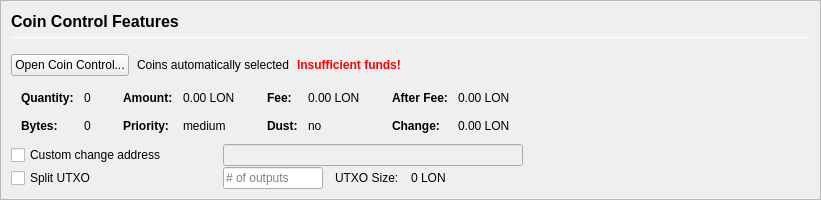
         <widget class="QFrame" name="frameCoinControl">
          <property name="sizePolicy">
           <sizepolicy hsizetype="Expanding" vsizetype="Expanding">
            <horstretch>0</horstretch>
            <verstretch>0</verstretch>
           </sizepolicy>
          </property>
          <property name="maximumSize">
           <size>
            <width>16777215</width>
            <height>16777215</height>
           </size>
          </property>
          <property name="frameShape">
           <enum>QFrame::StyledPanel</enum>
          </property>
          <property name="frameShadow">
           <enum>QFrame::Sunken</enum>
          </property>
          <layout class="QVBoxLayout" name="verticalLayoutCoinControl2">
           <property name="spacing">
            <number>0</number>
           </property>
           <property name="leftMargin">
            <number>0</number>
           </property>
           <property name="topMargin">
            <number>0</number>
           </property>
           <property name="rightMargin">
            <number>0</number>
           </property>
           <property name="bottomMargin">
            <number>0</number>
           </property>
           <item>
            <widget class="QFrame" name="frameCoinControl_BG">
             <layout class="QVBoxLayout" name="verticalLayoutCoinControl" stretch="0,0,0,0,0,0">
              <property name="spacing">
               <number>1</number>
              </property>
              <property name="leftMargin">
               <number>10</number>
              </property>
              <property name="topMargin">
               <number>10</number>
              </property>
              <item>
               <layout class="QHBoxLayout" name="horizontalLayoutCoinControl1">
                <property name="bottomMargin">
                 <number>15</number>
                </property>
                <item>
                 <layout class="QVBoxLayout" name="verticalLayout_3">
                  <property name="spacing">
                   <number>6</number>
                  </property>
                  <item>
                   <widget class="QLabel" name="labelCoinControlFeatures">
                    <property name="sizePolicy">
                     <sizepolicy hsizetype="Preferred" vsizetype="Maximum">
                      <horstretch>0</horstretch>
                      <verstretch>0</verstretch>
                     </sizepolicy>
                    </property>
                    <property name="minimumSize">
                     <size>
                      <width>0</width>
                      <height>20</height>
                     </size>
                    </property>
                    <property name="font">
                     <font>
                      <pointsize>12</pointsize>
                      <weight>75</weight>
                      <bold>true</bold>
                     </font>
                    </property>
                    <property name="styleSheet">
                     <string notr="true">font-weight:bold;</string>
                    </property>
                    <property name="text">
                     <string>Coin Control Features</string>
                    </property>
                   </widget>
                  </item>
                  <item>
                   <widget class="Line" name="line">
                    <property name="minimumSize">
                     <size>
                      <width>0</width>
                      <height>1</height>
                     </size>
                    </property>
                    <property name="maximumSize">
                     <size>
                      <width>16777215</width>
                      <height>1</height>
                     </size>
                    </property>
                    <property name="orientation">
                     <enum>Qt::Horizontal</enum>
                    </property>
                   </widget>
                  </item>
                 </layout>
                </item>
               </layout>
              </item>
              <item>
               <layout class="QHBoxLayout" name="horizontalLayoutCoinControl2" stretch="0,0,0,0">
                <property name="spacing">
                 <number>8</number>
                </property>
                <property name="bottomMargin">
                 <number>10</number>
                </property>
                <item>
                 <widget class="QPushButton" name="pushButtonCoinControl">
                  <property name="styleSheet">
                   <string notr="true"/>
                  </property>
                  <property name="text">
                   <string>Open Coin Control...</string>
                  </property>
                  <property name="autoDefault">
                   <bool>false</bool>
                  </property>
                 </widget>
                </item>
                <item>
                 <widget class="QLabel" name="labelCoinControlAutomaticallySelected">
                  <property name="text">
                   <string>Coins automatically selected</string>
                  </property>
                  <property name="margin">
                   <number>5</number>
                  </property>
                 </widget>
                </item>
                <item>
                 <widget class="QLabel" name="labelCoinControlInsuffFunds">
                  <property name="font">
                   <font>
                    <weight>75</weight>
                    <bold>true</bold>
                   </font>
                  </property>
                  <property name="styleSheet">
                   <string notr="true">color:red;font-weight:bold;</string>
                  </property>
                  <property name="text">
                   <string>Insufficient funds!</string>
                  </property>
                  <property name="margin">
                   <number>5</number>
                  </property>
                 </widget>
                </item>
                <item>
                 <spacer name="horizontalSpacerCoinControl">
                  <property name="orientation">
                   <enum>Qt::Horizontal</enum>
                  </property>
                  <property name="sizeHint" stdset="0">
                   <size>
                    <width>40</width>
                    <height>1</height>
                   </size>
                  </property>
                 </spacer>
                </item>
               </layout>
              </item>
              <item>
               <widget class="QWidget" name="widgetCoinControl" native="true">
                <property name="sizePolicy">
                 <sizepolicy hsizetype="Preferred" vsizetype="Preferred">
                  <horstretch>0</horstretch>
                  <verstretch>0</verstretch>
                 </sizepolicy>
                </property>
                <property name="minimumSize">
                 <size>
                  <width>0</width>
                  <height>0</height>
                 </size>
                </property>
                <property name="styleSheet">
                 <string notr="true"/>
                </property>
                <layout class="QHBoxLayout" name="horizontalLayoutCoinControl5">
                 <property name="leftMargin">
                  <number>0</number>
                 </property>
                 <property name="topMargin">
                  <number>0</number>
                 </property>
                 <property name="rightMargin">
                  <number>0</number>
                 </property>
                 <property name="bottomMargin">
                  <number>0</number>
                 </property>
                 <item>
                  <layout class="QHBoxLayout" name="horizontalLayoutCoinControl3" stretch="0,0,0,1">
                   <property name="spacing">
                    <number>20</number>
                   </property>
                   <property name="topMargin">
                    <number>0</number>
                   </property>
                   <property name="bottomMargin">
                    <number>10</number>
                   </property>
                   <item>
                    <layout class="QFormLayout" name="formLayoutCoinControl1">
                     <property name="horizontalSpacing">
                      <number>10</number>
                     </property>
                     <property name="verticalSpacing">
                      <number>14</number>
                     </property>
                     <property name="leftMargin">
                      <number>10</number>
                     </property>
                     <property name="topMargin">
                      <number>4</number>
                     </property>
                     <property name="rightMargin">
                      <number>6</number>
                     </property>
                     <item row="0" column="0">
                      <widget class="QLabel" name="labelCoinControlQuantityText">
                       <property name="font">
                        <font>
                         <weight>75</weight>
                         <bold>true</bold>
                        </font>
                       </property>
                       <property name="text">
                        <string>Quantity:</string>
                       </property>
                       <property name="margin">
                        <number>0</number>
                       </property>
                      </widget>
                     </item>
                     <item row="0" column="1">
                      <widget class="QLabel" name="labelCoinControlQuantity">
                       <property name="cursor">
                        <cursorShape>IBeamCursor</cursorShape>
                       </property>
                       <property name="contextMenuPolicy">
                        <enum>Qt::ActionsContextMenu</enum>
                       </property>
                       <property name="text">
                        <string notr="true">0</string>
                       </property>
                       <property name="margin">
                        <number>0</number>
                       </property>
                       <property name="textInteractionFlags">
                        <set>Qt::LinksAccessibleByMouse|Qt::TextSelectableByKeyboard|Qt::TextSelectableByMouse</set>
                       </property>
                      </widget>
                     </item>
                     <item row="1" column="0">
                      <widget class="QLabel" name="labelCoinControlBytesText">
                       <property name="font">
                        <font>
                         <weight>75</weight>
                         <bold>true</bold>
                        </font>
                       </property>
                       <property name="text">
                        <string>Bytes:</string>
                       </property>
                      </widget>
                     </item>
                     <item row="1" column="1">
                      <widget class="QLabel" name="labelCoinControlBytes">
                       <property name="cursor">
                        <cursorShape>IBeamCursor</cursorShape>
                       </property>
                       <property name="contextMenuPolicy">
                        <enum>Qt::ActionsContextMenu</enum>
                       </property>
                       <property name="text">
                        <string notr="true">0</string>
                       </property>
                       <property name="textInteractionFlags">
                        <set>Qt::LinksAccessibleByMouse|Qt::TextSelectableByKeyboard|Qt::TextSelectableByMouse</set>
                       </property>
                      </widget>
                     </item>
                    </layout>
                   </item>
                   <item>
                    <layout class="QFormLayout" name="formLayoutCoinControl2">
                     <property name="horizontalSpacing">
                      <number>10</number>
                     </property>
                     <property name="verticalSpacing">
                      <number>14</number>
                     </property>
                     <property name="leftMargin">
                      <number>6</number>
                     </property>
                     <property name="topMargin">
                      <number>4</number>
                     </property>
                     <property name="rightMargin">
                      <number>6</number>
                     </property>
                     <item row="0" column="0">
                      <widget class="QLabel" name="labelCoinControlAmountText">
                       <property name="font">
                        <font>
                         <weight>75</weight>
                         <bold>true</bold>
                        </font>
                       </property>
                       <property name="text">
                        <string>Amount:</string>
                       </property>
                       <property name="margin">
                        <number>0</number>
                       </property>
                      </widget>
                     </item>
                     <item row="0" column="1">
                      <widget class="QLabel" name="labelCoinControlAmount">
                       <property name="cursor">
                        <cursorShape>IBeamCursor</cursorShape>
                       </property>
                       <property name="contextMenuPolicy">
                        <enum>Qt::ActionsContextMenu</enum>
                       </property>
                       <property name="text">
                        <string notr="true">0.00 LON</string>
                       </property>
                       <property name="textInteractionFlags">
                        <set>Qt::LinksAccessibleByMouse|Qt::TextSelectableByKeyboard|Qt::TextSelectableByMouse</set>
                       </property>
                      </widget>
                     </item>
                     <item row="1" column="0">
                      <widget class="QLabel" name="labelCoinControlPriorityText">
                       <property name="font">
                        <font>
                         <weight>75</weight>
                         <bold>true</bold>
                        </font>
                       </property>
                       <property name="text">
                        <string>Priority:</string>
                       </property>
                      </widget>
                     </item>
                     <item row="1" column="1">
                      <widget class="QLabel" name="labelCoinControlPriority">
                       <property name="cursor">
                        <cursorShape>IBeamCursor</cursorShape>
                       </property>
                       <property name="contextMenuPolicy">
                        <enum>Qt::ActionsContextMenu</enum>
                       </property>
                       <property name="text">
                        <string>medium</string>
                       </property>
                       <property name="textInteractionFlags">
                        <set>Qt::LinksAccessibleByMouse|Qt::TextSelectableByKeyboard|Qt::TextSelectableByMouse</set>
                       </property>
                      </widget>
                     </item>
                    </layout>
                   </item>
                   <item>
                    <layout class="QFormLayout" name="formLayoutCoinControl3">
                     <property name="horizontalSpacing">
                      <number>10</number>
                     </property>
                     <property name="verticalSpacing">
                      <number>14</number>
                     </property>
                     <property name="leftMargin">
                      <number>6</number>
                     </property>
                     <property name="topMargin">
                      <number>4</number>
                     </property>
                     <property name="rightMargin">
                      <number>6</number>
                     </property>
                     <item row="0" column="0">
                      <widget class="QLabel" name="labelCoinControlFeeText">
                       <property name="font">
                        <font>
                         <weight>75</weight>
                         <bold>true</bold>
                        </font>
                       </property>
                       <property name="text">
                        <string>Fee:</string>
                       </property>
                       <property name="margin">
                        <number>0</number>
                       </property>
                      </widget>
                     </item>
                     <item row="0" column="1">
                      <widget class="QLabel" name="labelCoinControlFee">
                       <property name="cursor">
                        <cursorShape>IBeamCursor</cursorShape>
                       </property>
                       <property name="contextMenuPolicy">
                        <enum>Qt::ActionsContextMenu</enum>
                       </property>
                       <property name="text">
                        <string notr="true">0.00 LON</string>
                       </property>
                       <property name="textInteractionFlags">
                        <set>Qt::LinksAccessibleByMouse|Qt::TextSelectableByKeyboard|Qt::TextSelectableByMouse</set>
                       </property>
                      </widget>
                     </item>
                     <item row="1" column="0">
                      <widget class="QLabel" name="labelCoinControlLowOutputText">
                       <property name="font">
                        <font>
                         <weight>75</weight>
                         <bold>true</bold>
                        </font>
                       </property>
                       <property name="text">
                        <string>Dust:</string>
                       </property>
                      </widget>
                     </item>
                     <item row="1" column="1">
                      <widget class="QLabel" name="labelCoinControlLowOutput">
                       <property name="cursor">
                        <cursorShape>IBeamCursor</cursorShape>
                       </property>
                       <property name="contextMenuPolicy">
                        <enum>Qt::ActionsContextMenu</enum>
                       </property>
                       <property name="text">
                        <string>no</string>
                       </property>
                       <property name="textInteractionFlags">
                        <set>Qt::LinksAccessibleByMouse|Qt::TextSelectableByKeyboard|Qt::TextSelectableByMouse</set>
                       </property>
                      </widget>
                     </item>
                    </layout>
                   </item>
                   <item>
                    <layout class="QFormLayout" name="formLayoutCoinControl4">
                     <property name="horizontalSpacing">
                      <number>10</number>
                     </property>
                     <property name="verticalSpacing">
                      <number>14</number>
                     </property>
                     <property name="leftMargin">
                      <number>6</number>
                     </property>
                     <property name="topMargin">
                      <number>4</number>
                     </property>
                     <property name="rightMargin">
                      <number>6</number>
                     </property>
                     <item row="0" column="0">
                      <widget class="QLabel" name="labelCoinControlAfterFeeText">
                       <property name="font">
                        <font>
                         <weight>75</weight>
                         <bold>true</bold>
                        </font>
                       </property>
                       <property name="text">
                        <string>After Fee:</string>
                       </property>
                       <property name="margin">
                        <number>0</number>
                       </property>
                      </widget>
                     </item>
                     <item row="0" column="1">
                      <widget class="QLabel" name="labelCoinControlAfterFee">
                       <property name="cursor">
                        <cursorShape>IBeamCursor</cursorShape>
                       </property>
                       <property name="contextMenuPolicy">
                        <enum>Qt::ActionsContextMenu</enum>
                       </property>
                       <property name="text">
                        <string notr="true">0.00 LON</string>
                       </property>
                       <property name="textInteractionFlags">
                        <set>Qt::LinksAccessibleByMouse|Qt::TextSelectableByKeyboard|Qt::TextSelectableByMouse</set>
                       </property>
                      </widget>
                     </item>
                     <item row="1" column="0">
                      <widget class="QLabel" name="labelCoinControlChangeText">
                       <property name="font">
                        <font>
                         <weight>75</weight>
                         <bold>true</bold>
                        </font>
                       </property>
                       <property name="text">
                        <string>Change:</string>
                       </property>
                      </widget>
                     </item>
                     <item row="1" column="1">
                      <widget class="QLabel" name="labelCoinControlChange">
                       <property name="cursor">
                        <cursorShape>IBeamCursor</cursorShape>
                       </property>
                       <property name="contextMenuPolicy">
                        <enum>Qt::ActionsContextMenu</enum>
                       </property>
                       <property name="text">
                        <string notr="true">0.00 LON</string>
                       </property>
                       <property name="textInteractionFlags">
                        <set>Qt::LinksAccessibleByMouse|Qt::TextSelectableByKeyboard|Qt::TextSelectableByMouse</set>
                       </property>
                      </widget>
                     </item>
                    </layout>
                   </item>
                  </layout>
                 </item>
                </layout>
               </widget>
              </item>
              <item>
               <layout class="QHBoxLayout" name="horizontalLayoutCoinControl4">
                <property name="spacing">
                 <number>12</number>
                </property>
                <property name="sizeConstraint">
                 <enum>QLayout::SetDefaultConstraint</enum>
                </property>
                <property name="topMargin">
                 <number>0</number>
                </property>
                <property name="rightMargin">
                 <number>0</number>
                </property>
                <item>
                 <widget class="QCheckBox" name="checkBoxCoinControlChange">
                  <property name="sizePolicy">
                   <sizepolicy hsizetype="Preferred" vsizetype="Preferred">
                    <horstretch>0</horstretch>
                    <verstretch>0</verstretch>
                   </sizepolicy>
                  </property>
                  <property name="minimumSize">
                   <size>
                    <width>200</width>
                    <height>0</height>
                   </size>
                  </property>
                  <property name="maximumSize">
                   <size>
                    <width>200</width>
                    <height>16777215</height>
                   </size>
                  </property>
                  <property name="toolTip">
                   <string>If this is activated, but the change address is empty or invalid, change will be sent to a newly generated address.</string>
                  </property>
                  <property name="text">
                   <string>Custom change address</string>
                  </property>
                 </widget>
                </item>
                <item>
                 <widget class="QValidatedLineEdit" name="lineEditCoinControlChange">
                  <property name="enabled">
                   <bool>false</bool>
                  </property>
                  <property name="sizePolicy">
                   <sizepolicy hsizetype="Preferred" vsizetype="Preferred">
                    <horstretch>0</horstretch>
                    <verstretch>0</verstretch>
                   </sizepolicy>
                  </property>
                  <property name="minimumSize">
                   <size>
                    <width>300</width>
                    <height>0</height>
                   </size>
                  </property>
                 </widget>
                </item>
                <item>
                 <widget class="QLabel" name="labelCoinControlChangeLabel">
                  <property name="sizePolicy">
                   <sizepolicy hsizetype="Preferred" vsizetype="Preferred">
                    <horstretch>0</horstretch>
                    <verstretch>0</verstretch>
                   </sizepolicy>
                  </property>
                  <property name="minimumSize">
                   <size>
                    <width>100</width>
                    <height>0</height>
                   </size>
                  </property>
                  <property name="text">
                   <string/>
                  </property>
                  <property name="margin">
                   <number>3</number>
                  </property>
                 </widget>
                </item>
               </layout>
              </item>
              <item>
               <layout class="QHBoxLayout" name="horizontalLayoutCoinControl6">
                <property name="spacing">
                 <number>12</number>
                </property>
                <property name="rightMargin">
                 <number>0</number>
                </property>
                <item>
                 <widget class="QCheckBox" name="splitBlockCheckBox">
                  <property name="sizePolicy">
                   <sizepolicy hsizetype="Preferred" vsizetype="Preferred">
                    <horstretch>0</horstretch>
                    <verstretch>0</verstretch>
                   </sizepolicy>
                  </property>
                  <property name="minimumSize">
                   <size>
                    <width>200</width>
                    <height>0</height>
                   </size>
                  </property>
                  <property name="maximumSize">
                   <size>
                    <width>200</width>
                    <height>16777215</height>
                   </size>
                  </property>
                  <property name="text">
                   <string>Split UTXO</string>
                  </property>
                 </widget>
                </item>
                <item>
                 <widget class="QLineEdit" name="splitBlockLineEdit">
                  <property name="sizePolicy">
                   <sizepolicy hsizetype="Preferred" vsizetype="Preferred">
                    <horstretch>50</horstretch>
                    <verstretch>0</verstretch>
                   </sizepolicy>
                  </property>
                  <property name="minimumSize">
                   <size>
                    <width>100</width>
                    <height>0</height>
                   </size>
                  </property>
                  <property name="maximumSize">
                   <size>
                    <width>100</width>
                    <height>16777215</height>
                   </size>
                  </property>
                  <property name="placeholderText">
                   <string># of outputs</string>
                  </property>
                 </widget>
                </item>
                <item>
                 <widget class="QLabel" name="labelBlockSizeText">
                  <property name="text">
                   <string>UTXO Size:</string>
                  </property>
                 </widget>
                </item>
                <item>
                 <widget class="QLabel" name="labelBlockSize">
                  <property name="text">
                   <string>0 LON</string>
                  </property>
                 </widget>
                </item>
                <item>
                 <spacer name="horizontalSpacer_7">
                  <property name="orientation">
                   <enum>Qt::Horizontal</enum>
                  </property>
                  <property name="sizeHint" stdset="0">
                   <size>
                    <width>40</width>
                    <height>20</height>
                   </size>
                  </property>
                 </spacer>
                </item>
               </layout>
              </item>
              <item>
               <spacer name="verticalSpacerCoinControl">
                <property name="orientation">
                 <enum>Qt::Vertical</enum>
                </property>
                <property name="sizeHint" stdset="0">
                 <size>
                  <width>800</width>
                  <height>1</height>
                 </size>
                </property>
               </spacer>
              </item>
             </layout>
            </widget>
           </item>
          </layout>
         </widget>
